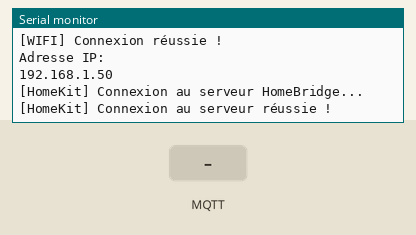
Recording of a sketch running on a simulated ESP8266 (NodeMCU). Shown: the last lines printed to the serial monitor. Inputs (shaded band) come from the test bench. WiFi joins after 1.5 s; servers stay silent unless stated; random numbers use the default seed unless the sketch sets one; no MQTT or app messages arrive unless stated.

Above: at 2.7 s.
2.8 s: MQTT message "on" arrives on the first subscribed topic
At 4.0 s:
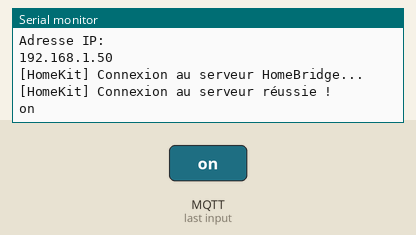
4.3 s: MQTT message "off" arrives on the first subscribed topic
At 5.4 s:
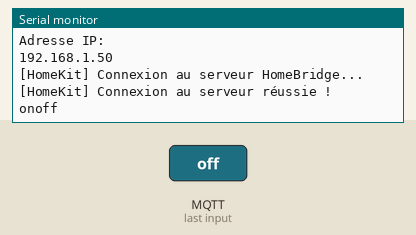

The sketch:

HomeKit_IR_LedStrip_GITHUB.ino
```cpp
// (licence header left out)
//Importation des librairies.
#include <ESP8266WiFi.h>
#include <PubSubClient.h>
#include <IRsend.h>
#include <WiFiUdp.h>
#include <ArduinoOTA.h>

const char* ssid = "SSDI DU WIFI"; //SSDI de votre WiFi
const char* password = "MOT DE PASSE DU WIFI"; //Mot de passe de votre WiFi
const char* mqtt_server = "192.168.0.X";

/*
  Votre serveur MQQT, comment l'installer ? Voici un tutoriel: https://www.studiopieters.nl/homebridge-homekit-2-mqtt/
  mqtt_server = "l'adresse ip du raspberry/machine"
*/


int STATE;

const uint16_t ir_led = 4; //On déclare la led infrarouge (4 = D2)
IRsend irsend(ir_led);

WiFiClient espClient;
PubSubClient client(espClient);


void setup_wifi() {
  delay(10);
  // On démarre la connexion au réseau WiFi.
  Serial.println();
  Serial.print("[WIFI] Connexion à ");
  Serial.println(ssid);

  WiFi.begin(ssid, password);

  while (WiFi.status() != WL_CONNECTED) {
    delay(500);
    Serial.print(".");
  }

  randomSeed(micros());
  Serial.println("");
  Serial.println("[WIFI] Connexion réussie !");
  Serial.println("\nAdresse IP: ");
  Serial.println(WiFi.localIP());
}


void callback(char* topic, byte* payload, unsigned int length) {

  if (String(topic) == "switch/bedroom/bureau/state") {     //SI le topic qui répond est "switch/bedroom/bureau/state":
    for (int i = 0; i < length; i++) {                       //On décode la réponse.
      payload[length] = '\0';                                //On la transforme en String puis en Integer.
      String s = String((char*)payload);                     //On la transforme en String puis en Integer.
      int HomeKit_State = s.toInt();                         //On la transforme en String puis en Integer.


      if (HomeKit_State == 0 && STATE == 1) {    //DONC AVANT ALLUME
        irsend.sendNEC(0xFF02FD, 32);                     //Envoyer code infrarouge.

        Serial.print("\n[INFO] Statut: ");
        Serial.print(HomeKit_State);
        STATE = 0;
        }                                                 //MAINTENANT ETEINT


      else if (HomeKit_State == 1 && STATE == 0) {    //DONC AVANT ETEINT
        irsend.sendNEC(0xFF02FD, 32);                     //Envoyer code infrarouge.

        Serial.print("\n[INFO] Statut: ");
        Serial.print(HomeKit_State);
        STATE = 1;
        }                                                  //MAINTENANT ALLUM

    }
  }

  else {
    for (int i = 0; i < length; i++) {
      Serial.print((char)payload[i]);
    }
  }
}


void reconnect() {
  //Fonction pour se connecter au serveur HomeBridge.
  while (!client.connected()) {
    Serial.print("\n[HomeKit] Connexion au serveur HomeBridge...");
    String clientId = "ESP8266Client-";
    clientId += String(random(0xffff), HEX);


    //Tentative de connexion.
    if (client.connect(clientId.c_str())) {
      Serial.println("\n[HomeKit] Connexion au serveur réussie !");

      //Connexion réussie, on s'abonne aux topics réglés sur homekit2mqtt.
      client.subscribe("switch/bedroom/bureau/+"); //METTRE VOTRE CONFIG HOMEKIT2MQTT


    } else {
      Serial.print("impossible, rc=");
      Serial.print(client.state());
      Serial.println(" nouvelle tentative dans 5 secondes...");
      delay(5000);
    }
  }
}


void setup() {
  Serial.begin(115200);


  irsend.begin(); //On itinie la fonction pour l'infrarouge.

  setup_wifi();

  ArduinoOTA.setHostname("ESP-SWITCH"); //Nom pour reconaissance OTA (Over The Air)
  ArduinoOTA.setPassword("VOTRE MDP"); //Mot de passe pour sécurisation.
  ArduinoOTA.begin(); //On initialise l'OTA

  client.setServer(mqtt_server, 1883);
  client.setCallback(callback);


}

void loop() {
  if (!client.connected()) {
    reconnect();
  }
  ArduinoOTA.handle();
  client.loop();
}
```

Measured:
- after the input at 2.8 s, the serial monitor: prints a new line at once (image 1)
- after the input at 4.3 s, the serial monitor: prints a new line at once (image 2)
